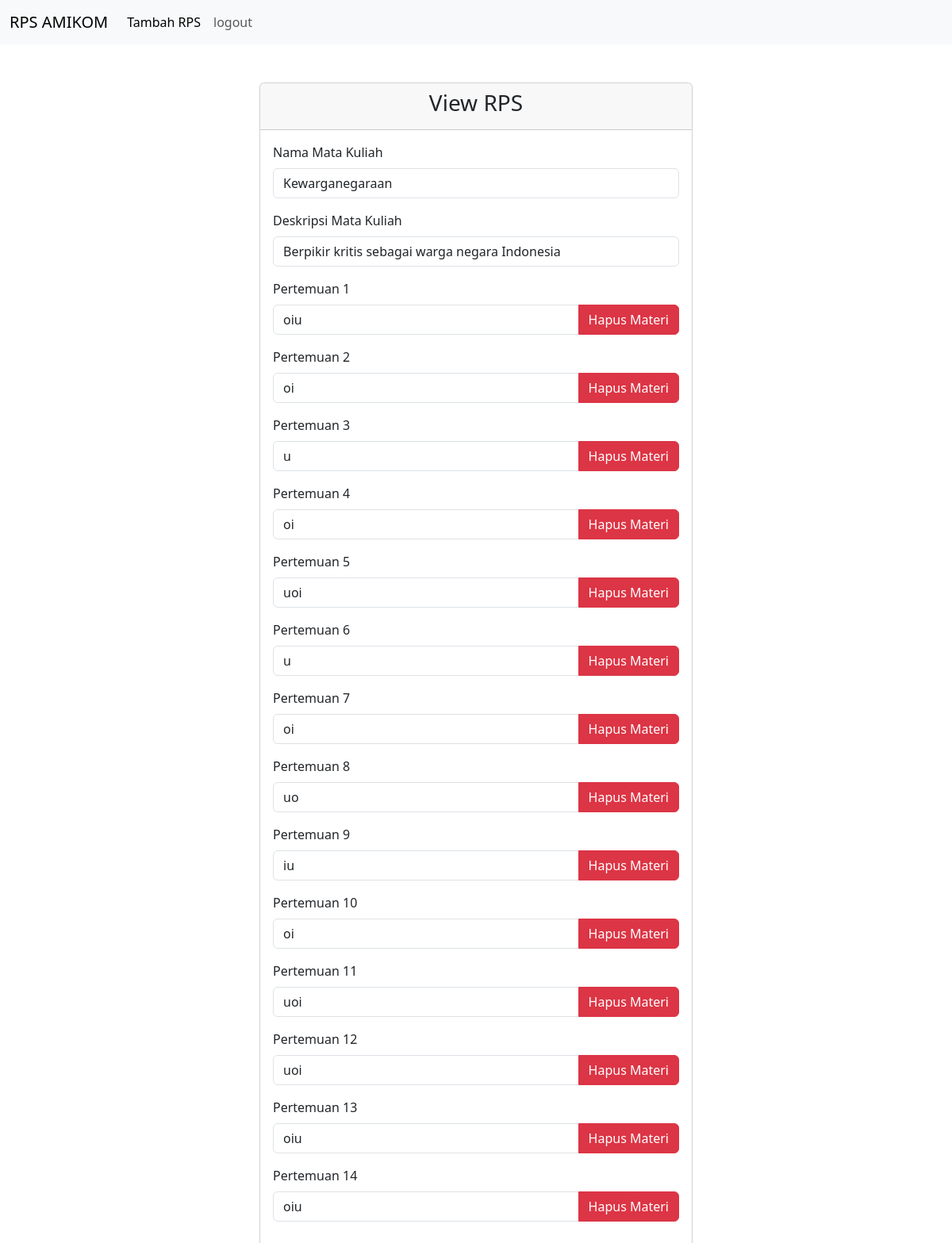
Page /pages/view_rps.php?id_rps=7 on the committed database.
### tables this page shows
CREATE TABLE `rps` (
  `id_rps` int(11) NOT NULL,
  `nama_mata_kuliah` varchar(255) DEFAULT NULL,
  `deskripsi_mata_kuliah` text DEFAULT NULL,
  `pertemuan_1` text DEFAULT NULL,
  `pertemuan_2` text DEFAULT NULL,
  `pertemuan_3` text DEFAULT NULL,
  `pertemuan_4` text DEFAULT NULL,
  `pertemuan_5` text DEFAULT NULL,
  `pertemuan_6` text DEFAULT NULL,
  `pertemuan_7` text DEFAULT NULL,
  `pertemuan_8` text DEFAULT NULL,
  `pertemuan_9` text DEFAULT NULL,
  `pertemuan_10` text DEFAULT NULL,
  `pertemuan_11` text DEFAULT NULL,
  `pertemuan_12` text DEFAULT NULL,
  `pertemuan_13` text DEFAULT NULL,
  `pertemuan_14` text DEFAULT NULL
);

### pages/view_rps.php (the view, shortened to what this page needs)
<!DOCTYPE html>
<html lang="en">
<head>
    <link href="https://cdn.jsdelivr.net/npm/bootstrap@5.3.0/dist/css/bootstrap.min.css" rel="stylesheet">
</head>
<body>
<nav class="navbar navbar-expand-lg bg-body-tertiary">
    <div class="container-fluid">
        <a class="navbar-brand" href="#">RPS AMIKOM</a>
        <div class="collapse navbar-collapse" id="navbarNav">
        <ul class="navbar-nav">
            <li class="nav-item">
            <a class="nav-link active" aria-current="page" href="add_rps.php">Tambah RPS</a>
            </li>
            <li class="nav-item">
            <a class="nav-link" href="../index.php">logout</a>
            </li>
        </ul>
        </div>
    </div>
    </nav>
<?php
include("../config/config.php");
if (isset($_GET['id_rps'])) {
    $id_rps = $_GET['id_rps'];
    $sql = "SELECT * FROM rps WHERE id_rps = $id_rps";
    $query = mysqli_query($sambung, $sql);
    if (mysqli_num_rows($query) > 0) {
        $rps = mysqli_fetch_assoc($query);
?>
    <div class="container mt-5">
        <div class="row justify-content-center">
            <div class="col-md-6">
                <div class="card">
                    <div class="card-header text-center">
                        <h3>View RPS</h3>
                    </div>
                    <div class="card-body">
                        <form action="../process/process_edit_rps.php" method="POST">
                            <div class="mb-3">
                                <label for="exampleInputEmail1" class="form-label">Nama Mata Kuliah</label>
                                <input type="text" class="form-control" name="nama_mata_kuliah" value="<?php echo $rps['nama_mata_kuliah'] ?>">
                            </div>
                            <div class="mb-3">
                                <label for="exampleInputPassword1" class="form-label">Deskripsi Mata Kuliah</label>
                                <input type="text" class="form-control" name="deskripsi_mata_kuliah" value="<?php echo $rps['deskripsi_mata_kuliah'] ?>">
                            </div>
                            <?php
                            for ($i = 1; $i <= 14; $i++) {
                                $pertemuan = "pertemuan_" . $i;
                            ?>
                                <div class="mb-3">
                                    <label for="<?php echo $pertemuan ?>" class="form-label">Pertemuan <?php echo $i ?></label>
                                    <div class="input-group">
                                        <input type="text" class="form-control" name="<?php echo $pertemuan ?>" value="<?php echo $rps[$pertemuan] ?>">
                                        <button type="button" class="btn btn-danger" onclick="setToNull('<?php echo $pertemuan ?>')">Hapus Materi</button>
                                    </div>
                                </div>
                            <?php } ?>
                        </form>
                    </div>
                </div>
            </div>
        </div>
    </div>
<?php
    } else {
        echo "<p>Data tidak ditemukan.</p>";
    }
} else {
    echo "<p>ID RPS tidak disertakan.</p>";
}
?>
</body>
</html>

### rows in the picture
rps: nama_mata_kuliah "Kewarganegaraan", deskripsi_mata_kuliah "Berpikir kritis sebagai warga negara Indonesia", pertemuan_1 "oiu", pertemuan_2 "oi", pertemuan_3 "u", pertemuan_4 "oi", pertemuan_5 "uoi", pertemuan_6 "u", pertemuan_7 "oi", pertemuan_8 "uo", pertemuan_9 "iu", pertemuan_10 "oi", pertemuan_11 "uoi", pertemuan_12 "uoi", pertemuan_13 "oiu", pertemuan_14 "oiu"
